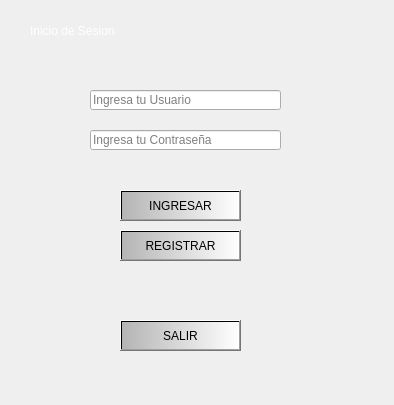
<?xml version="1.0" encoding="UTF-8"?>
<ui version="4.0">
 <class>Dialog</class>
 <widget class="QDialog" name="Dialog">
  <property name="geometry">
   <rect>
    <x>0</x>
    <y>0</y>
    <width>394</width>
    <height>405</height>
   </rect>
  </property>
  <property name="windowTitle">
   <string>Dialog</string>
  </property>
  <widget class="QLabel" name="label">
   <property name="geometry">
    <rect>
     <x>0</x>
     <y>0</y>
     <width>391</width>
     <height>411</height>
    </rect>
   </property>
   <property name="styleSheet">
    <string notr="true">background-image: url(:/newPrefix/fondologin.jpeg);</string>
   </property>
   <property name="text">
    <string/>
   </property>
   <property name="pixmap">
    <pixmap resource="loginimag.qrc">:/newPrefix/fondologin.jpeg</pixmap>
   </property>
   <property name="scaledContents">
    <bool>true</bool>
   </property>
  </widget>
  <widget class="QLabel" name="label_2">
   <property name="geometry">
    <rect>
     <x>30</x>
     <y>0</y>
     <width>341</width>
     <height>61</height>
    </rect>
   </property>
   <property name="styleSheet">
    <string notr="true">font: 87 25pt &quot;Arial Black&quot;;
color: rgb(255, 255, 255);</string>
   </property>
   <property name="text">
    <string>Inicio de Sesion</string>
   </property>
  </widget>
  <widget class="QLineEdit" name="leUsuario">
   <property name="geometry">
    <rect>
     <x>90</x>
     <y>90</y>
     <width>191</width>
     <height>20</height>
    </rect>
   </property>
   <property name="placeholderText">
    <string>Ingresa tu Usuario</string>
   </property>
  </widget>
  <widget class="QLineEdit" name="lePass">
   <property name="geometry">
    <rect>
     <x>90</x>
     <y>130</y>
     <width>191</width>
     <height>20</height>
    </rect>
   </property>
   <property name="placeholderText">
    <string>Ingresa tu Contraseña</string>
   </property>
  </widget>
  <widget class="QPushButton" name="btnIngresar">
   <property name="geometry">
    <rect>
     <x>120</x>
     <y>190</y>
     <width>121</width>
     <height>31</height>
    </rect>
   </property>
   <property name="styleSheet">
    <string notr="true">background-color: qlineargradient(spread:pad, x1:0, y1:0, x2:1, y2:0, stop:0 rgba(180, 180, 180, 255), stop:1 rgba(255, 255, 255, 255));
font: 87 10pt &quot;Arial Black&quot;;</string>
   </property>
   <property name="text">
    <string>INGRESAR</string>
   </property>
  </widget>
  <widget class="QPushButton" name="btnIngresar_2">
   <property name="geometry">
    <rect>
     <x>120</x>
     <y>230</y>
     <width>121</width>
     <height>31</height>
    </rect>
   </property>
   <property name="styleSheet">
    <string notr="true">background-color: qlineargradient(spread:pad, x1:0, y1:0, x2:1, y2:0, stop:0 rgba(180, 180, 180, 255), stop:1 rgba(255, 255, 255, 255));
font: 87 10pt &quot;Arial Black&quot;;</string>
   </property>
   <property name="text">
    <string>REGISTRAR</string>
   </property>
  </widget>
  <widget class="QPushButton" name="btnIngresar_3">
   <property name="geometry">
    <rect>
     <x>120</x>
     <y>320</y>
     <width>121</width>
     <height>31</height>
    </rect>
   </property>
   <property name="styleSheet">
    <string notr="true">background-color: qlineargradient(spread:pad, x1:0, y1:0, x2:1, y2:0, stop:0 rgba(180, 180, 180, 255), stop:1 rgba(255, 255, 255, 255));
font: 87 10pt &quot;Arial Black&quot;;</string>
   </property>
   <property name="text">
    <string>SALIR</string>
   </property>
  </widget>
 </widget>
 <resources>
  <include location="loginimag.qrc"/>
 </resources>
 <connections/>
</ui>
